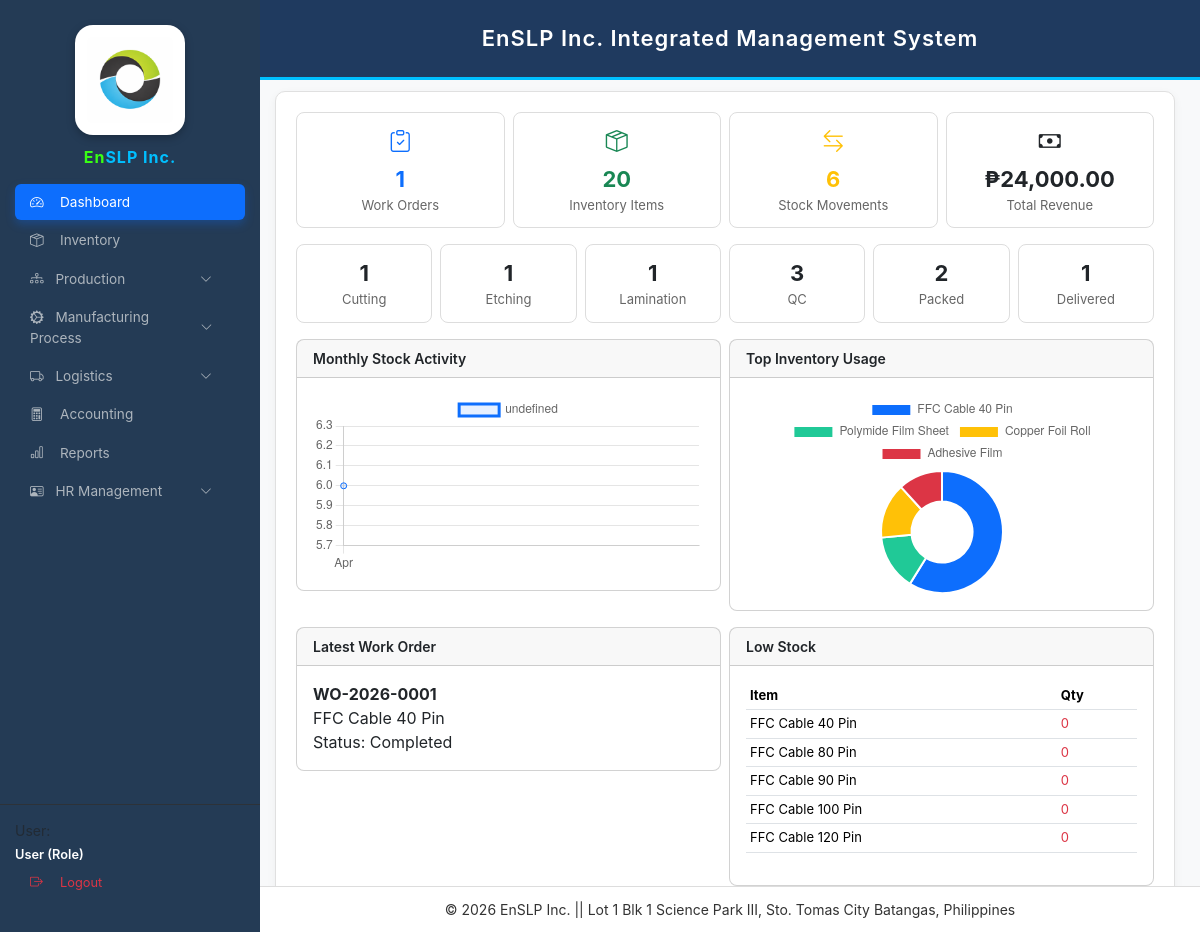
Page /dashboard.php on the committed database.
### tables this page shows
CREATE TABLE `work_orders` (
  `id` int(11) NOT NULL,
  `wo_no` varchar(50) DEFAULT NULL,
  `product_name` varchar(150) NOT NULL,
  `client` varchar(150) DEFAULT NULL,
  `qty` int(11) DEFAULT 0,
  `status` varchar(50) DEFAULT NULL,
  `date_started` date NOT NULL,
  `date_completed` date DEFAULT NULL,
  `remarks` varchar(255) DEFAULT NULL,
  `created_at` timestamp NOT NULL DEFAULT current_timestamp(),
  `selling_price` decimal(10,2) DEFAULT 0.00
);

CREATE TABLE `inventory_items` (
  `id` int(11) NOT NULL,
  `item_code` varchar(50) DEFAULT NULL,
  `item_name` varchar(150) NOT NULL,
  `category` varchar(50) DEFAULT NULL,
  `unit` varchar(30) DEFAULT 'pcs',
  `quantity` int(11) NOT NULL DEFAULT 0,
  `reorder_level` int(11) NOT NULL DEFAULT 0,
  `created_at` datetime NOT NULL DEFAULT current_timestamp(),
  `cost` decimal(10,2) DEFAULT NULL,
  `selling_price` decimal(10,2) DEFAULT 0.00,
  `status` varchar(20) DEFAULT 'active',
  `value` decimal(10,2) DEFAULT 0.00
);

### dashboard.php (the view, shortened to what this page needs)
<?php
require_once 'config.php';
function safeCount(PDO $conn, string $table): int{
    try{
        $stmt=$conn->query("SELECT COUNT(*) total FROM `$table`");
        $row=$stmt->fetch(PDO::FETCH_ASSOC);
        return (int)($row['total'] ?? 0);
    }catch(Throwable $e){
        return 0;
    }
}
$workOrders = safeCount($conn,"work_orders");
try{
    $stmt = $conn->query("
        SELECT COUNT(*)
        FROM inventory_items
        WHERE status='active'
    ");
    $inventory = $stmt->fetchColumn();
}catch(Throwable $e){
    $inventory = 0;
}
$stockTxn   = safeCount($conn,"stock_movements");
$cutting    = safeCount($conn,"cutting_jobs");
$etching    = safeCount($conn,"etching_jobs");
$lamination = safeCount($conn,"lamination_jobs");
$qc         = safeCount($conn,"inspection_qc");
$packing    = safeCount($conn,"packing_jobs");
$delivered=0;
try{
$delivered=$conn->query("
SELECT COUNT(*) FROM deliveries
WHERE status='Delivered'
")->fetchColumn();
}catch(Throwable $e){}
$totalSales=0;
try{
$totalSales=$conn->query("
SELECT IFNULL(SUM(amount),0)
FROM accounting_transactions
WHERE type='Income'
")->fetchColumn();
}catch(Throwable $e){}
$latestWO=null;
try{
$latestWO=$conn->query("
SELECT wo_no,product_name,status
FROM work_orders
ORDER BY id DESC
LIMIT 1
")->fetch(PDO::FETCH_ASSOC);
}catch(Throwable $e){}
$lowStocks=[];
try{
    $lowStocks=$conn->query("
    SELECT item_name,quantity,reorder_level
    FROM inventory_items
    WHERE quantity <= 10
    ORDER BY quantity ASC
    LIMIT 5
    ")->fetchAll(PDO::FETCH_ASSOC);
}catch(Throwable $e){}
$monthlyLabels=[];
$monthlyData=[];
try{
$stmt=$conn->query("
SELECT DATE_FORMAT(created_at,'%b') m,
COUNT(*) total
FROM stock_movements
GROUP BY MONTH(created_at)
ORDER BY MONTH(created_at)
");
foreach($stmt as $r){
$monthlyLabels[]=$r['m'];
$monthlyData[]=$r['total'];
}
}catch(Throwable $e){}
$topLabels=[];
$topData=[];
try{
$stmt=$conn->query("
SELECT ii.item_name,SUM(sm.quantity) total
FROM stock_movements sm
LEFT JOIN inventory_items ii ON ii.id=sm.item_id
GROUP BY sm.item_id
ORDER BY total DESC
LIMIT 5
");
foreach($stmt as $r){
$topLabels[]=$r['item_name'];
$topData[]=$r['total'];
}
}catch(Throwable $e){}
?>
<!DOCTYPE html>
<html>
<head>
<link href="https://cdn.jsdelivr.net/npm/bootstrap@5.3.3/dist/css/bootstrap.min.css" rel="stylesheet">
<link rel="stylesheet" href="https://cdn.jsdelivr.net/npm/bootstrap-icons@1.11.3/font/bootstrap-icons.css">
</head>
<body>
<?php include 'sidebar.php'; ?>
<?php include 'header.php'; ?>
<div class="main-content">
<div class="dashboard-title">
<h4 class="mb-0">
</h4>
</div>
<div class="dashboard-container">
<div class="row g-2 mb-3">
<div class="col-md-3">
<div class="summary-card">
<div class="summary-icon text-primary">
<i class="bi bi-clipboard-check"></i>
</div>
<div class="summary-number text-primary"><?= $workOrders ?></div>
<div class="summary-label">Work Orders</div>
</div>
</div>
<div class="col-md-3">
<div class="summary-card">
<div class="summary-icon text-success">
<i class="bi bi-box-seam"></i>
</div>
<div class="summary-number text-success"><?= $inventory ?></div>
<div class="summary-label">Inventory Items</div>
</div>
</div>
<div class="col-md-3">
<div class="summary-card">
<div class="summary-icon text-warning">
<i class="bi bi-arrow-left-right"></i>
</div>
<div class="summary-number text-warning"><?= $stockTxn ?></div>
<div class="summary-label">Stock Movements</div>
</div>
</div>
<div class="col-md-3">
<div class="summary-card">
<div class="summary-icon text-dark">
<i class="bi bi-cash"></i>
</div>
<div class="summary-number text-dark">₱<?=number_format($totalSales,2)?></div>
<div class="summary-label">Total Revenue</div>
</div>
</div>
</div>
<div class="row g-2 mb-3">
<div class="col-md-2">
<div class="summary-card">
<div class="summary-number"><?= $cutting ?></div>
<div class="summary-label">Cutting</div>
</div>
</div>
<div class="col-md-2">
<div class="summary-card">
<div class="summary-number"><?= $etching ?></div>
<div class="summary-label">Etching</div>
</div>
</div>
<div class="col-md-2">
<div class="summary-card">
<div class="summary-number"><?= $lamination ?></div>
<div class="summary-label">Lamination</div>
</div>
</div>
<div class="col-md-2">
<div class="summary-card">
<div class="summary-number"><?= $qc ?></div>
<div class="summary-label">QC</div>
</div>
</div>
<div class="col-md-2">
<div class="summary-card">
<div class="summary-number"><?= $packing ?></div>
<div class="summary-label">Packed</div>
</div>
</div>
<div class="col-md-2">
<div class="summary-card">
<div class="summary-number"><?= $delivered ?></div>
<div class="summary-label">Delivered</div>
</div>
</div>
</div>
<div class="row g-2 mb-3">
<div class="col-md-6">
<div class="card">
<div class="card-header">Monthly Stock Activity</div>
<div class="card-body">
<canvas id="monthlyChart"></canvas>
</div>
</div>
</div>
<div class="col-md-6">
<div class="card">
<div class="card-header">Top Inventory Usage</div>
<div class="card-body d-flex justify-content-center">
<canvas id="topChart"></canvas>
</div>
</div>
</div>
</div>
<div class="row g-2">
<div class="col-md-6">
<div class="card">
<div class="card-header">Latest Work Order</div>
<div class="card-body">
<?php if($latestWO): ?>
<b><?=htmlspecialchars($latestWO['wo_no'])?></b><br>
<?=htmlspecialchars($latestWO['product_name'])?><br>
Status: <?=htmlspecialchars($latestWO['status'])?>
<?php else: ?>
No data
<?php endif; ?>
</div>
</div>
</div>
<div class="col-md-6">
<div class="card">
<div class="card-header">Low Stock</div>
<div class="card-body">
<?php if(!$lowStocks): ?>
<span class="text-success">All items OK</span>
<?php else: ?>
<table class="table table-sm">
<tr>
<th>Item</th>
<th>Qty</th>
</tr>
<?php foreach($lowStocks as $ls): ?>
<tr>
<td><?=htmlspecialchars($ls['item_name'])?></td>
<td class="text-danger"><?= (int)$ls['quantity'] ?></td>
</tr>
<?php endforeach; ?>
</table>
<?php endif; ?>
</div>
</div>
</div>
</div>
</div>
</div>
<script>
new Chart(
document.getElementById('monthlyChart'),
{
type:'line',
data:{
labels:<?=json_encode($monthlyLabels)?>,
datasets:[{
data:<?=json_encode($monthlyData)?>,
borderColor:'#0d6efd',
backgroundColor:'rgba(13,110,253,0.1)',
fill:true
}]
},
options:{responsive:true,maintainAspectRatio:false}
}
);
new Chart(
document.getElementById('topChart'),
{
type:'doughnut',
data:{
labels:<?=json_encode($topLabels)?>,
datasets:[{
data:<?=json_encode($topData)?>,
backgroundColor:[
'#0d6efd','#20c997','#ffc107','#dc3545','#6f42c1'
]
}]
},
options:{responsive:true,maintainAspectRatio:false}
}
);
</script>
<?php include 'footer.php'; ?>
</body>
</html>

### dashboard.php (style rules this page uses)
body { background:#f4f6f9; font-family:Arial; }
.dashboard-title { background:#ffffff; padding:10px 15px; border:1px solid #ddd; border-radius:8px 8px 0 0; margin-bottom:15px; font-weight:600; }
.main-content { margin-left:250px; padding:25px; }
.dashboard-container { background:#ffffff; border-radius:10px; padding:20px; border:1px solid #e0e0e0; box-shadow:0 3px 10px rgba(0,0,0,0.05); }
.summary-card { background:#fff; border:1px solid #ddd; border-radius:8px; padding:12px; text-align:center; }
.summary-icon { font-size:22px; margin-bottom:5px; }
.summary-number { font-size:22px; font-weight:bold; }
.summary-label { font-size:13px; color:#666; }
.card { border-radius:8px; }
.card-header { font-size:14px; font-weight:600; }
#monthlyChart { height:180px !important; }
#topChart { height:200px !important; max-width:320px; }
table { font-size:13px; }

### sidebar.php (style rules this page uses)
:root { --sb-width:260px; --primary-blue:#0d6efd; --sidebar-bg:#243b55; }
body { font-family:'Inter',sans-serif!important; margin:0!important; background:#f8f9fa; }

### rows in the picture
work_orders: wo_no "WO-2026-0001", product_name "FFC Cable 40 Pin", status "Completed"
inventory_items: item_name "FFC Cable 40 Pin", quantity "0"
inventory_items: item_name "FFC Cable 80 Pin", quantity "0"
inventory_items: item_name "FFC Cable 90 Pin", quantity "0"
inventory_items: item_name "FFC Cable 100 Pin", quantity "0"
inventory_items: item_name "FFC Cable 120 Pin", quantity "0"

### other values in the picture
$workOrders "1"
$inventory "20"
$stockTxn "6"
$totalSales "24,000.00"
$cutting "1"
$etching "1"
$lamination "1"
$qc "3"
$packing "2"
$delivered "1"
chart data {{ json_encode($monthlyLabels) }} ["Apr"]
chart data {{ json_encode($monthlyData) }} [6]
chart data {{ json_encode($topLabels) }} ["FFC Cable 40 Pin","Polymide Film Sheet","Copper Foil Roll","Adhesive Film"]
chart data {{ json_encode($topData) }} ["200","50","50","40"]
